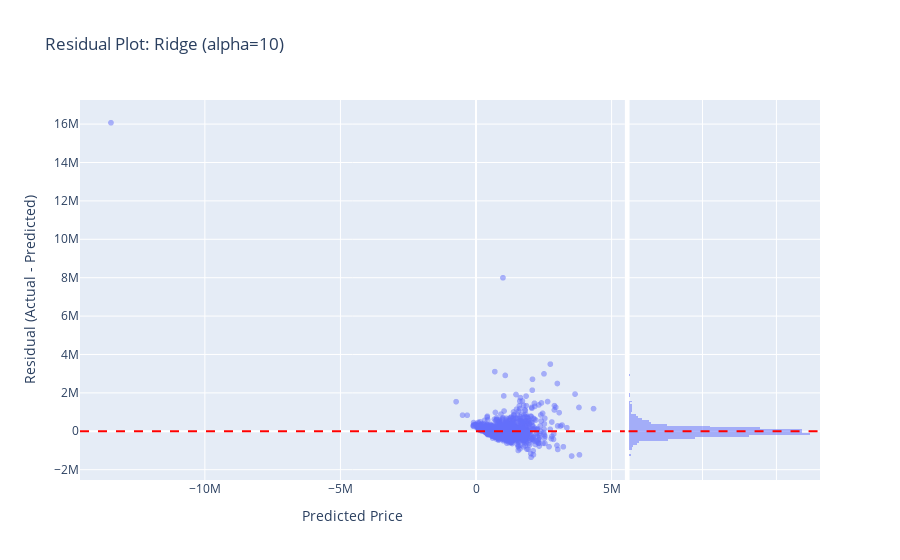

Notebook cell for this chart:
### Markdown cell above
### Final Model Selection and Evaluation
The "best" way to evaluate performance depends on your goal, but a robust pipeline usually includes:
1.  **Cross-Validation Distribution:** (Above) To ensure the model is stable and not just "lucky" on one data split.
2.  **Test Set Performance:** To see how it generalizes to truly unseen data.
3.  **Residual Analysis:** To check if the model's errors are random or if there's a pattern the model is missing (e.g., if it consistently underpredicts expensive houses).

Below, we take the best model from our comparison and perform a final check.

### Code cell
# 1. Select the best model from our CV results
best_model_name = comparison_df.iloc[0]["Model"]
print(f"Selecting {best_model_name} as the final model based on CV performance.")

# 2. Get the model instance
# (We pick the regressor that performed best in our dictionary)
if "Ridge" in best_model_name:
    final_regressor = Ridge(alpha=10)
elif "Lasso" in best_model_name:
    final_regressor = Lasso(alpha=100)
else:
    final_regressor = LinearRegression()


# 3. Fit the final pipeline on ALL training data
final_pipeline = Pipeline([
    ('scaler', StandardScaler()),
    ('regressor', final_regressor)
])
final_pipeline.fit(X_train_poly, y_train)

# 4. Final evaluation on the Test Set
y_test_pred = final_pipeline.predict(X_test_poly)

print(f"\n--- Final Test Results ({best_model_name}) ---")
print(f"MAE: {root_mean_squared_error(y_test, y_test_pred):.2f}")
print(f"R2 Score: {r2_score(y_test, y_test_pred):.4f}")

# 5. Residual Plot
# A good model's residuals should be centered around zero with no obvious pattern.
residuals = y_test - y_test_pred
fig_res = px.scatter(
    x=y_test_pred, 
    y=residuals,
    labels={'x': 'Predicted Price', 'y': 'Residual (Actual - Predicted)'},
    title=f'Residual Plot: {best_model_name}',
    marginal_y="histogram", # Helps see if errors are normally distributed
    opacity=0.5
)
fig_res.add_hline(y=0, line_dash="dash", line_color="red")
fig_res.show()

### Figure 1 — Plotly figure (JSON) as saved in the notebook; plotly's stock layout.template omitted (floating-point values rounded to 4 significant figures; data arrays with more than 128 entries replaced by an {"elided": "..."} marker saying what was removed)
{"data": [{"hovertemplate": "Predicted Price=%{x}<br>Residual (Actual - Predicted)=%{y}<extra></extra>", "legendgroup": "", "marker": {"color": "#636efa", "opacity": 0.5, "symbol": "circle"}, "mode": "markers", "name": "", "showlegend": false, "x": {"elided": "1549 float values"}, "xaxis": "x", "y": {"elided": "1549 float values"}, "yaxis": "y", "type": "scattergl"}, {"bingroup": "y", "hovertemplate": "Residual (Actual - Predicted)=%{y}<br>count=%{x}<extra></extra>", "legendgroup": "", "marker": {"color": "#636efa"}, "name": "", "opacity": 0.5, "showlegend": false, "xaxis": "x2", "y": {"elided": "1549 float values"}, "yaxis": "y2", "type": "histogram"}], "layout": {"xaxis": {"anchor": "y", "domain": [0.0, 0.7363], "title": {"text": "Predicted Price"}}, "yaxis": {"anchor": "x", "domain": [0.0, 1.0], "title": {"text": "Residual (Actual - Predicted)"}}, "xaxis2": {"anchor": "y2", "domain": [0.7413, 1.0], "matches": "x2", "showticklabels": false, "showline": false, "ticks": "", "showgrid": true}, "yaxis2": {"anchor": "x2", "domain": [0.0, 1.0], "matches": "y", "showticklabels": false, "showgrid": true}, "legend": {"tracegroupgap": 0}, "title": {"text": "Residual Plot: Ridge (alpha=10)"}, "barmode": "overlay", "shapes": [{"line": {"color": "red", "dash": "dash"}, "type": "line", "x0": 0, "x1": 1, "xref": "x domain", "y0": 0, "y1": 0, "yref": "y"}, {"line": {"color": "red", "dash": "dash"}, "type": "line", "x0": 0, "x1": 1, "xref": "x2 domain", "y0": 0, "y1": 0, "yref": "y2"}]}}
